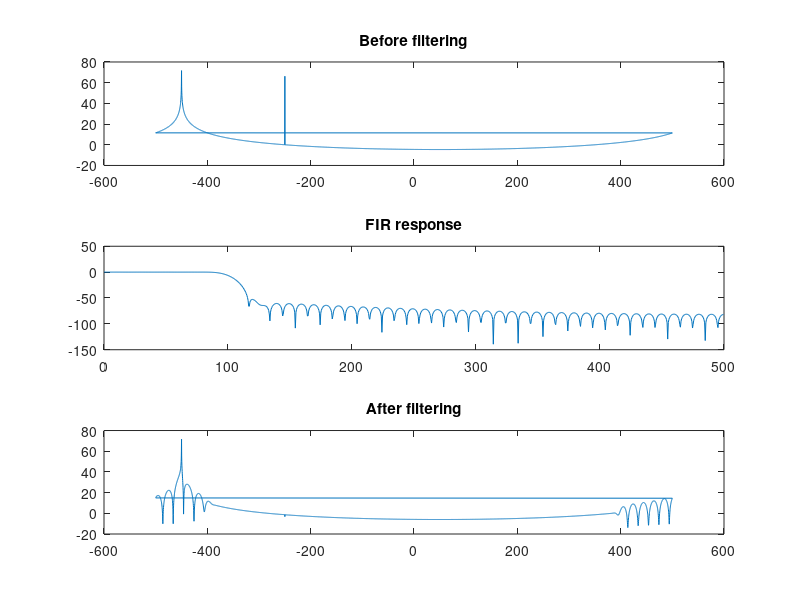

Here is the MATLAB script that generated this plot:
Fs = 1e6;
N = 4096;

t = (0:N-1)/Fs;

f_sig = 50e3;
f_int = 250e3;

x = exp(1j*2*pi*f_sig*t) + 0.5*exp(1j*2*pi*f_int*t);

cutoff = 100e3;
num_taps = 101;

h = fir1(num_taps-1, cutoff/(Fs/2));

y = filter(h,1,x);

figure;

subplot(3,1,1);
X = fftshift(fft(x));
f = fftshift(linspace(-Fs/2, Fs/2, N));
plot(f/1e3,20*log10(abs(X)+1e-12));
title('Before filtering');

subplot(3,1,2);
[H,w] = freqz(h,1,1024,Fs);
plot(w/1e3,20*log10(abs(H)+1e-12));
title('FIR response');

subplot(3,1,3);
Y = fftshift(fft(y));
plot(f/1e3,20*log10(abs(Y)+1e-12));
title('After filtering');
